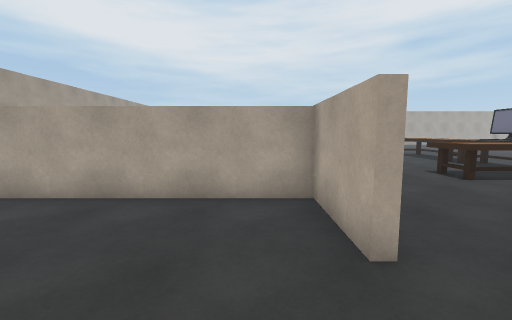
view 1 (above)

24 first-person views from a walk through a Unity game level. The camera is 1.4 m above the floor, tilts 6° down and sees 90° across. The floor is counted in squares, 1 m on a side. Each view is taken from the middle of a square. On the plan, view 1 faces up. The plan holds only what a view shows up to about 13 squares ahead; the rest is blank. The place goes on beyond the plan. The player character is not drawn. Some surface patterns are stand-ins.

view 2
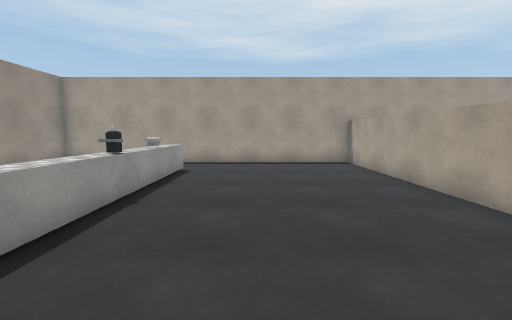

view 3
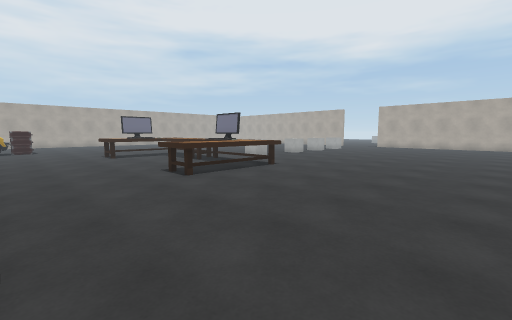

view 4
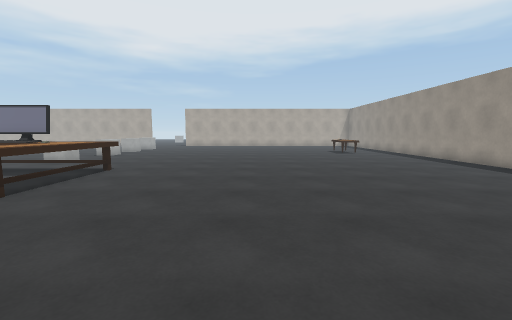

view 5
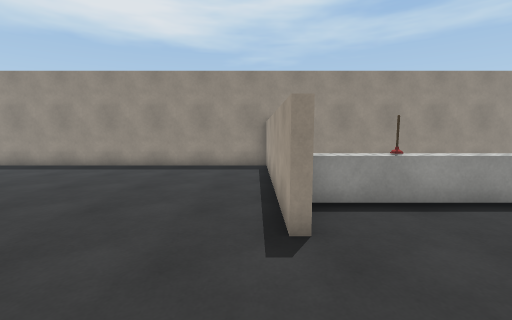

view 6
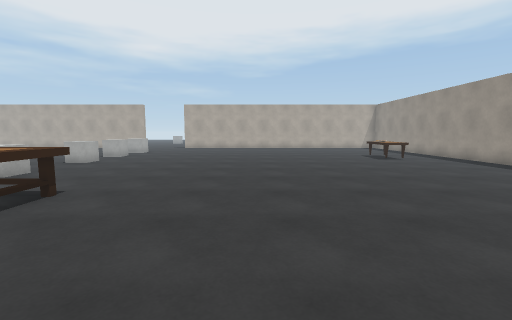

view 7
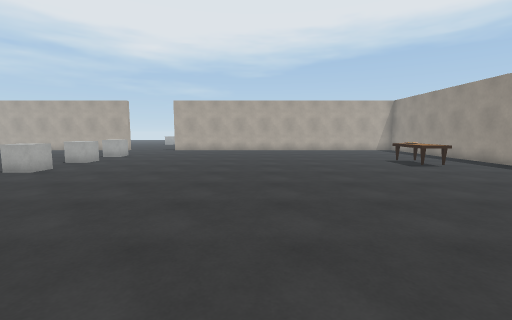

view 8
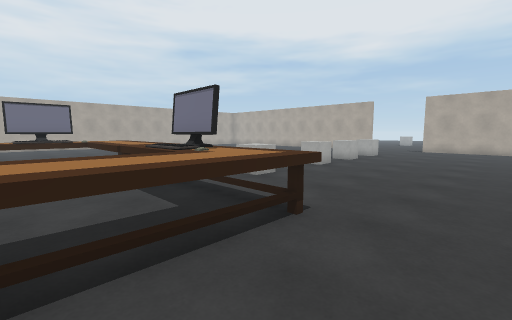

view 9
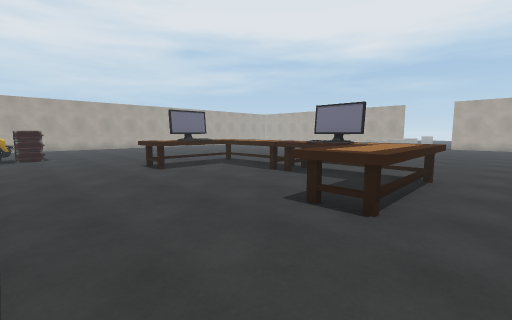

view 10
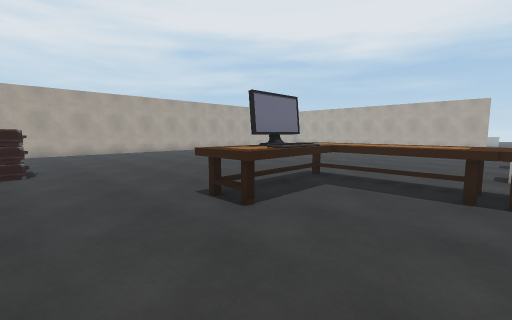

view 11
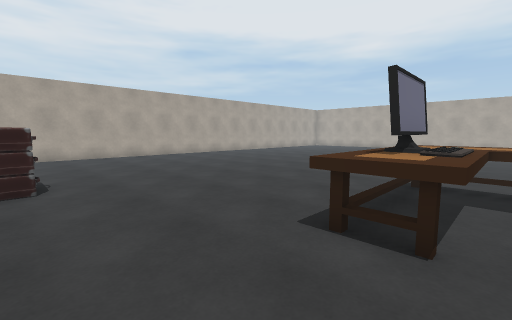

view 12
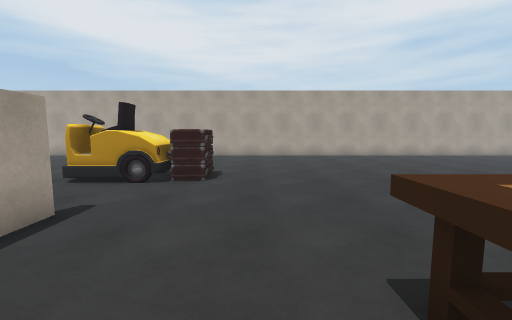

view 13
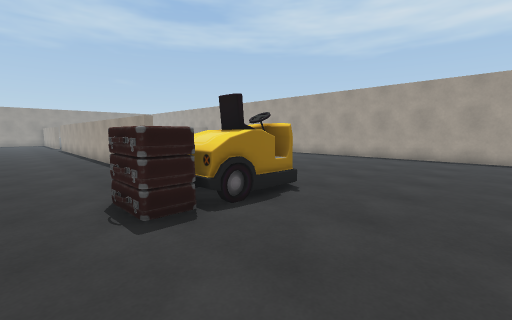

view 14
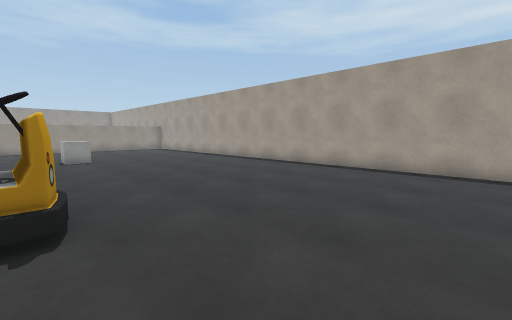

view 15
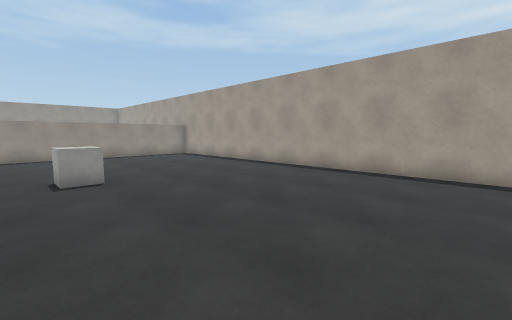

view 16
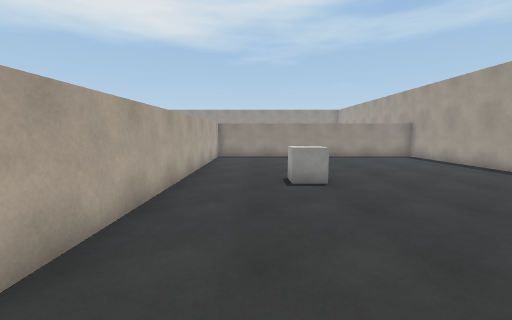

view 17
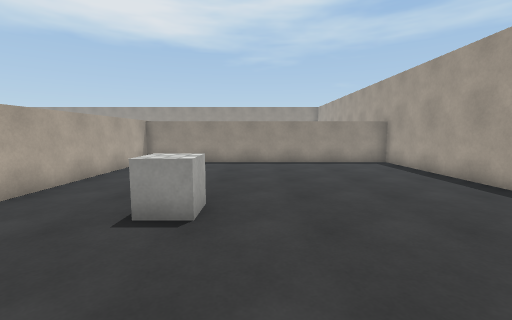

view 18
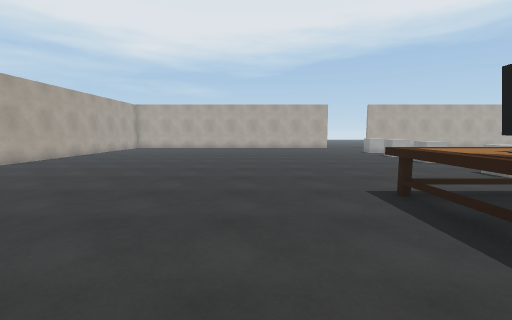

view 19
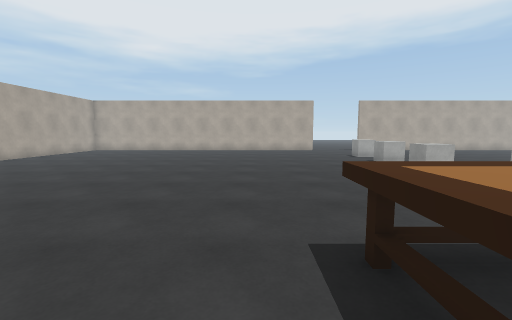

view 20
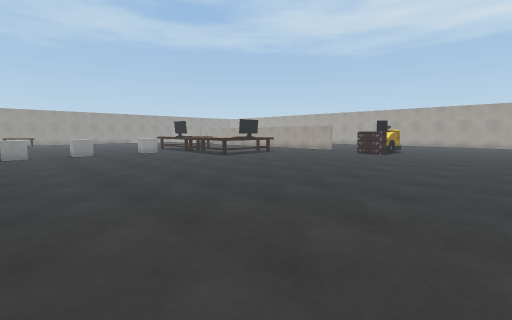

view 21
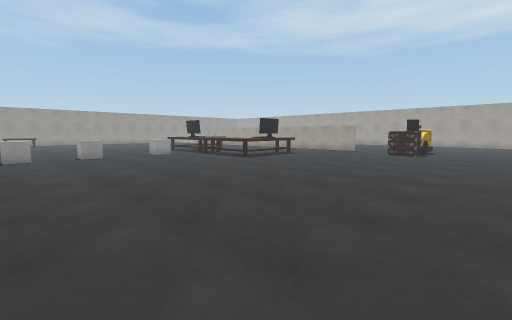

view 22
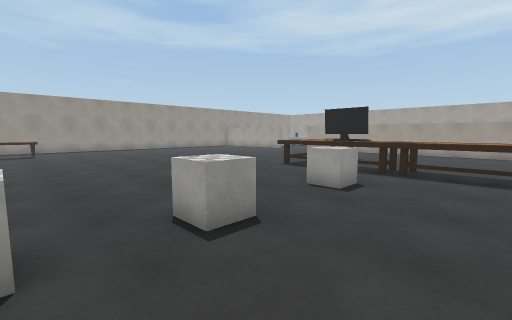

view 23
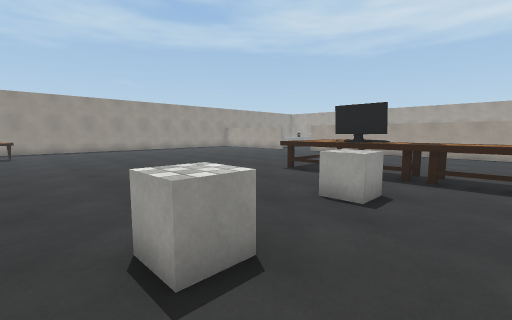

view 24
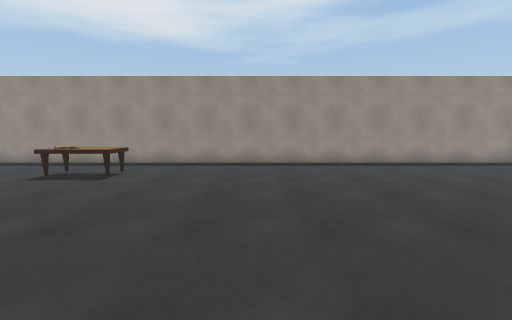

### Floor plan
Points are (right, up) in squares from view 1. A wall is a line through its corners. A room is listed if a view was taken in it or the views show most of it. See-through windows are left out.
Room 1 (views 1, 4)
walls: (1.1, -0.4) (1.5, -0.4); (1.6, 2.7) (1.2, 2.7) (1.2, 5.4) (-10.3, 5.4) (-10.3, -8.1) (-0.5, -8.1)
low walls: (-4.5, -1.8) (-3.4, -1.8); (-2.5, -1.8) (-1.4, -1.8); (-0.5, -1.8) (1, -1.8); (-7.6, -1.8) (-5.4, -1.8)
ways out: opening at (1, 1) to room 2
objects: other object (-5, -2); other object (-3, -2); other object (-1, -2)
Room 2 (views 2, 3, 5, 6, 7, 8, 9, 10, 11, 12, 13, 14, 15, 16, 17, 18, 19, 20, 21, 22, 23, 24)
walls: (1.5, 19.4) (1.5, 12.9); (1.5, -0.4) (1.5, -7.6); (1.5, -8.1) (21.5, -8.1); (-10.3, 28.1) (-10.3, 5.7) (1.2, 5.7) (1.2, 18.9)
ways out: opening at (1, 1) to room 1
objects: cube (-3, 13) to (-2, 14); other object (0, 22) to (4, 24); other object (6, 7) to (11, 11); other object (6, 12) to (11, 17); cube (13, 11) to (14, 12); cube (17, 11) to (18, 12); table (19, -5) to (21, -4); cube (20, 11) to (21, 12)

Positions as (right, up) in squares from view 1, and headings:
1: (0, 0), facing up
2: (2, 1), facing left
3: (2, 0), facing up-right
4: (1, 2), facing right
5: (2, 3), facing down
6: (5, 3), facing right
7: (8, 3), facing right
8: (7, 5), facing up-right
9: (2, 6), facing up-right
10: (3, 12), facing up-right
11: (3, 15), facing up-right
12: (5, 15), facing up
13: (5, 28), facing down-left
14: (0, 28), facing down-left
15: (-1, 22), facing down-left
16: (-1, 21), facing down
17: (-4, 18), facing down
18: (5, 20), facing right
19: (8, 18), facing right
20: (21, 30), facing down-left
21: (21, 28), facing down-left
22: (20, 15), facing down-left
23: (19, 14), facing down-left
24: (14, 4), facing down
